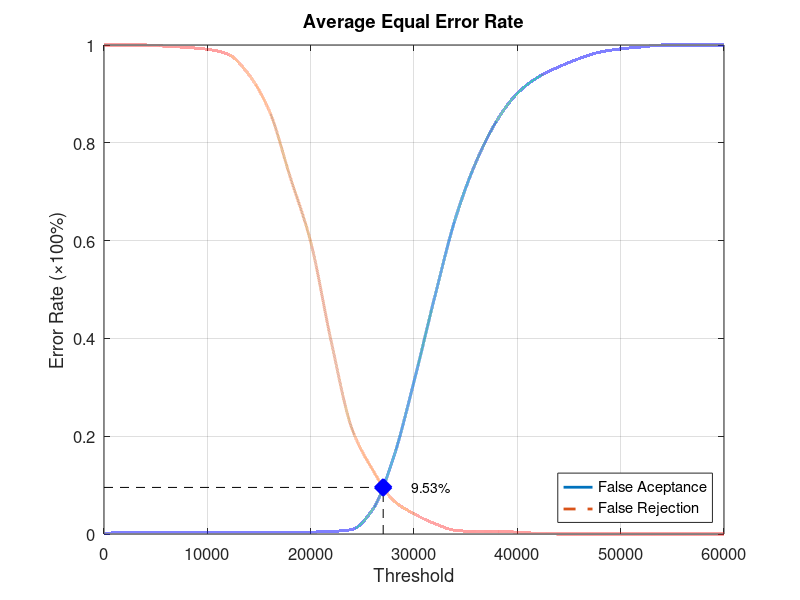
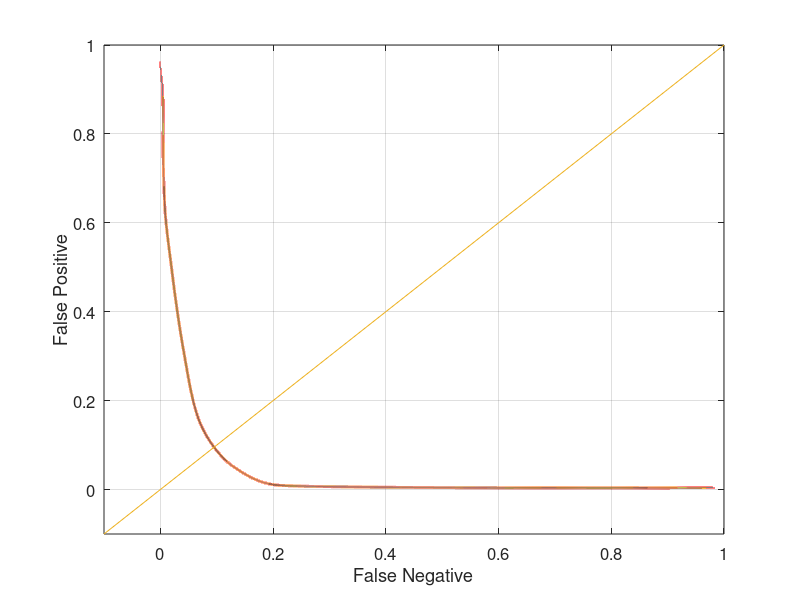

MATLAB code to generate these figures, in order:
function yEER = Experiment4Average
close all;
clear;
clc;
x = 0:2000:60000;
xq = 0:0.5:60000;

y0 = [0 0.00394737 0.00394737 0.00394737 0.00394737 0.00394737 0.00394737 0.00394737 0.00394737 0.00394737 0.00394737 0.00526316 0.00921053 0.05 0.155263 0.311842 0.484211 0.644737 0.760526 0.844737 0.901316 0.934211 0.955263 0.972368 0.985526 0.992105 0.996053 1 1 1 1];
yy0 = interp1(x, y0, xq, 'pchip');
y1 = [1 1 1 0.9975 0.995 0.99125 0.98125 0.94 0.865 0.73125 0.5975 0.3925 0.215 0.13125 0.06875 0.04125 0.02125 0.0075 0.005 0.005 0.00375 0.00125 0 0 0 0 0 0 0 0 0];
yy1 = interp1(x, y1, xq, 'pchip');

% Calculating EER: 
y2 = abs(y0 - y1);
find(y2 == min(y2))
yy2 = abs(yy0 - yy1);
xEER = find(yy2 == min(yy2));
xEERIndex = xq(xEER) % X-axis EER
yEER = yy0(xEER) % Y-axis EER

main = figure
plot(xq, yy0,'-','LineWidth', 2);	hold on
plot(xq, yy1,'--','LineWidth', 2);	hold on
plot([xEERIndex xEERIndex], [0 yEER], 'k--');	hold on
plot([0 xEERIndex], [yEER yEER], 'k--');	hold on
plot(xEERIndex, yEER, 'bx', 'LineWidth', 10);	hold on
text(xEERIndex + 10 * xEERIndex / 100, yEER, [num2str(round((10000 * yEER)) / 100) '%'])
legend('False Aceptance', 'False Rejection', 'Location', 'SouthEast')
xlabel('Threshold')
ylabel('Error Rate (\times100%)')
title('Average Equal Error Rate')
set(gca, 'FontSize', 12)
axis([0 60000 0 1])
grid on

print(main, 'Experiment4AverageMain', '-dpng');
FNRxFPR = figure('Color', [1 1 1]);
plot(yy1, yy0, '-', yy1, yy0, 'LineWidth', 2);
hold on
y = -0.1:0.1:1
plot(y, y); 
set(gca, 'FontSize', 12)
xlabel('False Negative')
ylabel('False Positive')
axis([-0.1 1 -0.1 1])
set(gca, 'FontSize', 12)
grid on

print(FNRxFPR, 'Experiment4AverageFNRxFPR','-dpng');
end
